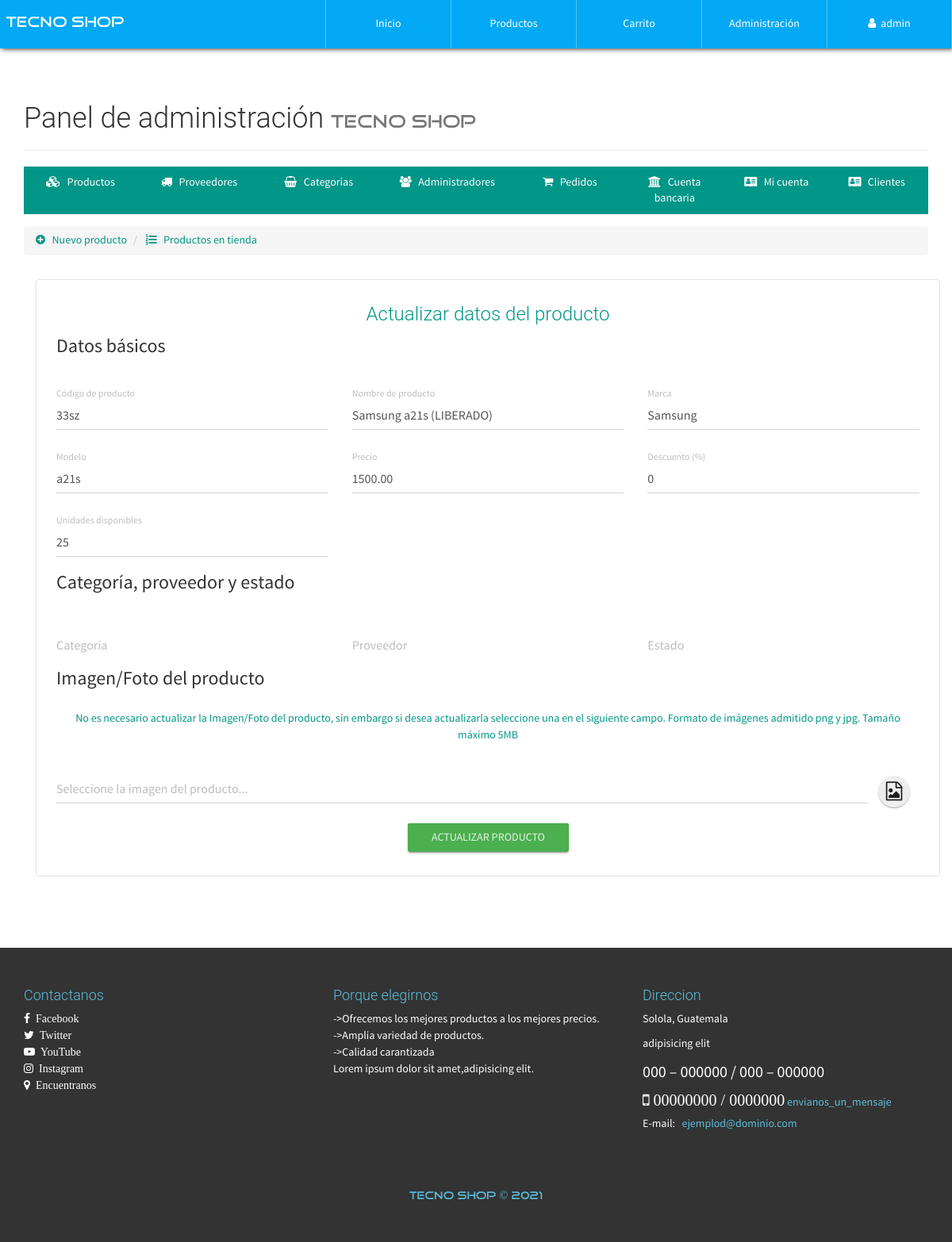
The app's page /configAdmin.php?view=productinfo&code=33sz (signed in) with its own data.
### tables this page shows
CREATE TABLE `producto` (
  `id` int(20) NOT NULL,
  `CodigoProd` varchar(30) NOT NULL,
  `NombreProd` varchar(30) NOT NULL,
  `CodigoCat` varchar(30) DEFAULT NULL,
  `Precio` decimal(30,2) NOT NULL,
  `Descuento` int(2) NOT NULL,
  `Modelo` varchar(30) NOT NULL,
  `Marca` varchar(30) NOT NULL,
  `Stock` int(20) NOT NULL,
  `NITProveedor` varchar(30) DEFAULT NULL,
  `Imagen` varchar(150) NOT NULL,
  `Nombre` varchar(30) NOT NULL,
  `Estado` varchar(15) NOT NULL,
  `descripcion` varchar(500) NOT NULL,
  `Imagen2` varchar(150) DEFAULT NULL,
  `Imagen3` varchar(150) DEFAULT NULL
);

### library/consulSQL.php (called while the page is built, shortened)
<?php
class ejecutarSQL {
    public static function conectar(){
        if(!$con=  mysqli_connect(SERVER,USER,PASS,BD)){
            echo "Error en el servidor, verifique sus datos";
        }
        mysqli_set_charset($con, "utf8");
        return $con;
    }
    public static function consultar($query) {
        if (!$consul = mysqli_query(ejecutarSQL::conectar(), $query)) {
            echo 'Error en la consulta SQL ejecutada';
        }
        return $consul;
    }
}

### admin/productinfo-view.php (the view, shortened to what this page needs)
<ul class="breadcrumb" style="margin-bottom: 5px;">
    <li>
        <a href="configAdmin.php?view=product">
            <i class="fa fa-plus-circle" aria-hidden="true"></i> &nbsp; Nuevo producto
        </a>
    </li>
    <li>
        <a href="configAdmin.php?view=productlist"><i class="fa fa-list-ol" aria-hidden="true"></i> &nbsp; Productos en tienda</a>
    </li>
</ul>
<div class="container">
	<div class="row">
        <div class="col-xs-12">
            <div class="container-form-admin">
                <h3 class="text-primary text-center">Actualizar datos del producto</h3>
                <?php
                	$code=$_GET['code'];
                	$producto=ejecutarSQL::consultar("SELECT * FROM producto WHERE CodigoProd='$code'");
                	$prod=mysqli_fetch_array($producto, MYSQLI_ASSOC);
                ?>
                <form action="./process/updateProduct.php" method="POST" enctype="multipart/form-data" class="FormCatElec" data-form="update">
                    <div class="container-fluid">
                        <div class="row">
                            <div class="col-xs-12">
                                <legend>Datos básicos</legend>
                            </div>
                            <div class="col-xs-12 col-sm-6 col-md-4">
                              <div class="form-group label-floating">
                                <label class="control-label">Código de producto</label>
                                <input type="text" class="form-control" value="<?php echo $prod['CodigoProd']; ?>" required maxlength="30" readonly name="prod-codigo">
                              </div>
                            </div>
                            <div class="col-xs-12 col-sm-6 col-md-4">
                              <div class="form-group label-floating">
                                <label class="control-label">Nombre de producto</label>
                                <input type="text" class="form-control" value="<?php echo $prod['NombreProd']; ?>" required maxlength="30" name="prod-name">
                              </div>
                            </div>
                            <div class="col-xs-12 col-sm-6 col-md-4">
                              <div class="form-group label-floating">
                                <label class="control-label">Marca</label>
                                <input type="text" class="form-control" value="<?php echo $prod['Marca']; ?>" required name="prod-marca">
                              </div>
                            </div>
                            <div class="col-xs-12 col-sm-6 col-md-4">
                              <div class="form-group label-floating">
                                <label class="control-label">Modelo</label>
                                <input type="text" class="form-control" value="<?php echo $prod['Modelo']; ?>" required name="prod-model">
                              </div>
                            </div>
                            <div class="col-xs-12 col-sm-6 col-md-4">
                              <div class="form-group label-floating">
                                <label class="control-label">Precio</label>
                                <input type="text" class="form-control" value="<?php echo $prod['Precio']; ?>" required maxlength="20" pattern="[0-9.]{1,20}" name="prod-price">
                              </div>
                            </div>
                            <div class="col-xs-12 col-sm-6 col-md-4">
                              <div class="form-group label-floating">
                                <label class="control-label">Descuento (%)</label>
                                <input type="text" class="form-control" required maxlength="2" pattern="[0-9]{1,2}" name="prod-desc-price" value="<?php echo $prod['Descuento']; ?>">
                              </div>
                            </div>
                            <div class="col-xs-12 col-sm-6 col-md-4">
                              <div class="form-group label-floating">
                                <label class="control-label">Unidades disponibles</label>
                                <input type="text" class="form-control" value="<?php echo $prod['Stock']; ?>" required maxlength="20" pattern="[0-9]{1,20}" name="prod-stock">
                              </div>
                            </div>
                            <div class="col-xs-12">
                                <legend>Categoría, proveedor y estado</legend>
                            </div>
                            <div class="col-xs-12 col-sm-6 col-md-4">
                              <div class="form-group">
                                <label>Categoría</label>
                              </div>
                            </div>
                            <div class="col-xs-12 col-sm-6 col-md-4">
                              <div class="form-group">
                                <label>Proveedor</label>
                              </div>
                            </div>
                            <div class="col-xs-12 col-sm-6 col-md-4">
                              <div class="form-group">
                                <label>Estado</label>
                              </div>
                            </div>
                            <div class="col-xs-12">
                                <legend>Imagen/Foto del producto</legend>
                                <p class="text-center text-primary">
                                    No es necesario actualizar la Imagen/Foto del producto, sin embargo si desea actualizarla seleccione una en el siguiente campo. Formato de imágenes admitido png y jpg. Tamaño máximo 5MB
                                </p>
                            </div>
                            <div class="col-xs-12">
                                <div class="form-group">
                                  <div class="input-group">
                                    <input type="text" readonly="" class="form-control" placeholder="Seleccione la imagen del producto...">
                                      <span class="input-group-btn input-group-sm">
                                        <button type="button" class="btn btn-fab btn-fab-mini">
                                          <i class="fa fa-file-image-o" aria-hidden="true"></i>
                                        </button>
                                      </span>
                                  </div>
                                </div>
                            </div>
                        </div>
                    </div>
                <p class="text-center"><button type="submit" class="btn btn-success btn-raised">Actualizar producto</button></p>
                </form>
            </div>
        </div>
    </div>
</div>

### css/style.css (style rules this page uses)
body { font-family: "FontFamilySPro"; line-height: 1.5; font-size: 1.4em; width: 100%; height: 100%; margin: 0px; padding: 0px; background-position: center center; background-repeat: no-repeat; background-attachment: fixed; background-size: cover; background-color: #fff; }
.container-form-admin { border: 1px solid #e0e1e1 !important; border-radius: 4px; padding: 10px; margin-top: 25px; }
#container-page-configAdmin { background-image: url(../assets/img/font-registration.JPG); }

### records on screen
producto: prod-codigo "33sz", prod-name "Samsung a21s (LIBERADO)", prod-marca "Samsung", prod-model "a21s", prod-price "1500.00", prod-desc-price "0", prod-stock "25"

### other values on screen
$_SESSION['nombreAdmin'] "admin"
